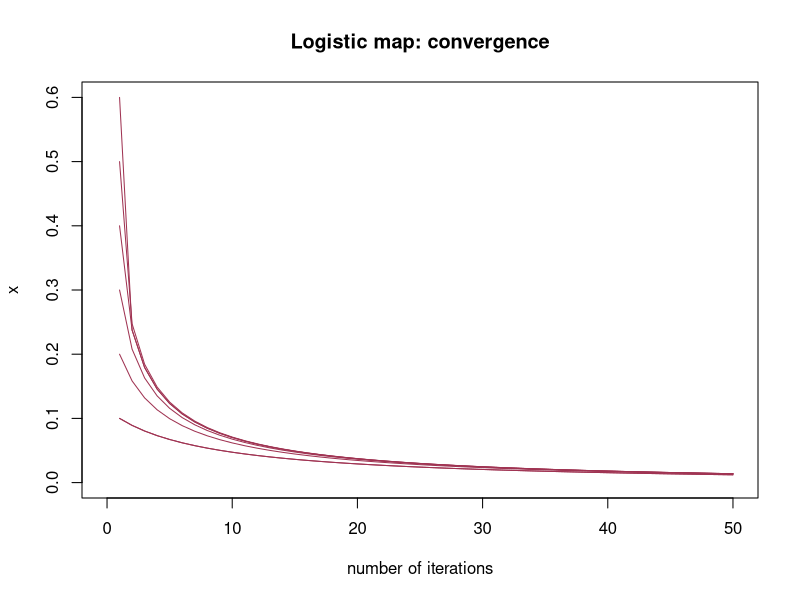
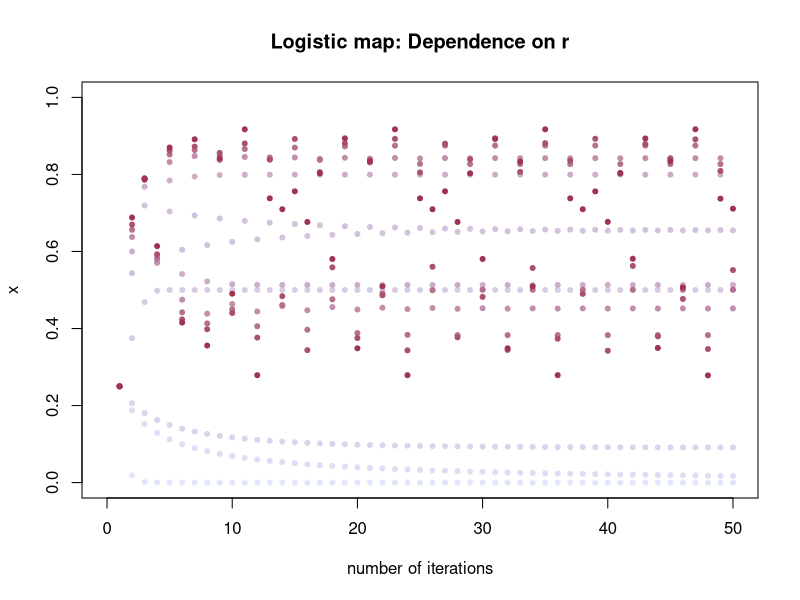
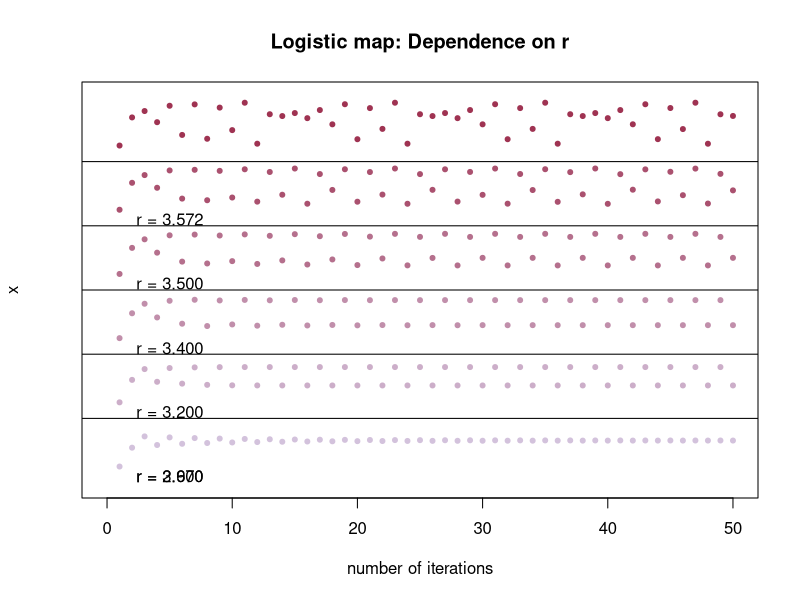
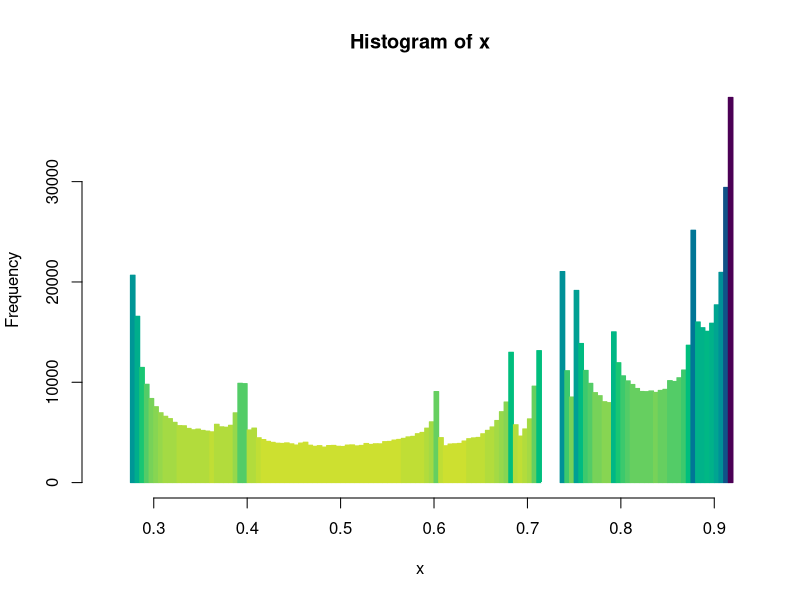
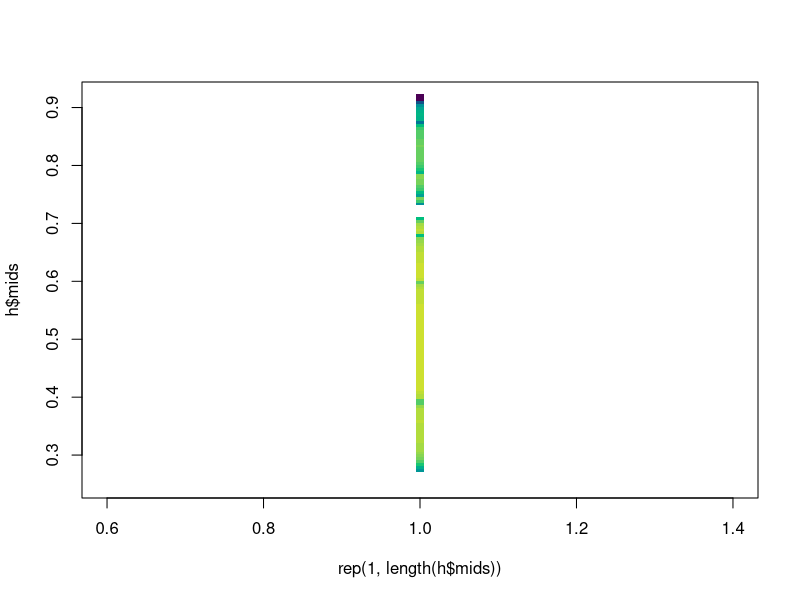

Recreate these plots in R, in order. (Note: this script raises an error after producing the figures.)
# tocID <- "edgeOfChaos.R"
#
#
# Purpose: Chaotic Sytems explorations for CSB195
#         (Computational Biology Foundations).
#
#
# Version: 1.2
# Date:    2020-08 - 2023-10
# Author:  boris.steipe@utoronto.ca
#
# Versions:
#   1.2  Annotate the logistic map operations more. Allow different lengths
#          and masses for the coupled pendulums.
#   1.1  Generalize to other chaotic systems. Add Henon Map and Double
#          Pendulum. Start the Neural Network Exploration.
#   1.0  Logistic map code
#
# ToDo:
# Notes:
#
# Tools to plot the logistic map
#
# ==============================================================================


#TOC> ==========================================================================
#TOC> 
#TOC>   Section  Title                                                       Line
#TOC> ---------------------------------------------------------------------------
#TOC>   1        Introduction                                                  43
#TOC>   2        The Logistic Map                                              46
#TOC>   2.1.1          Logistic Map - Supporting functions                    182
#TOC>   2.2        Visualizing the Logistic Map                               279
#TOC>   3        The Henon map                                                308
#TOC>   4        Three-species Lotka-Volterra (in a chaotic regime)           355
#TOC>   5        The Double Pendulum                                          361
#TOC>   6        A Neural Network at the Edge of Chaos                        486
#TOC> 
#TOC> ==========================================================================


# =    1  Introduction  ========================================================


# =    2  The Logistic Map  ====================================================

# The logistic map is a simple recurrence relation:
#
#   x_n+1 <- r * x_n * (1 − x_n)
#
#   Where:
#     x_n:    the current state (between 0 and 1).
#     r:      an arbitrarily chosen parameter (typically between 0 and 4). It
#               turns out that r controls the behavior of the map.
#     x_n+1:  is the next state.
#
# (N.b. There are a number of related terms: "relation", "map", "equation",
#  "transformation", "operator", ... all of which describe ways to associate
#  one "thing" with another. The term "relation" in "recurrence relation" can
#  be a bit misleading: here it  refers to an _equation_ that defines a
#  sequence in a recursive manner.  The term "map" refers to the function's
#   ability to "map" or "send" one value (from the "domain") to another
#   value (in the "codomain"). This is common terminology in the study of
#   dynamical systems. For the logistic map, the iteration "maps" each value
#   in the interval [0,1] to some other value in [0,1].
#
#   Let's examine the behavior of this relation:

runLogistic <- function(x1, r, N) {
  # This function iterates the Logistic Map from the starting value
  # x1 for N iterations using the parameter r. It returns every value
  # x that is produced, in a vector.

  x <- numeric(N)                       # Initialize the vector of results
  x[1] <- x1                            # x1 is the first value
  for (n in 1:(N - 1)) {                # for N steps ...
    x[n+1] <- r * x[n] * (1.0 - x[n])   #  ... apply the relation.
  }
  return(x)
}

# Different starting values x1 converge to the same value quite quickly ...
N <- 50
plot(1:N, runLogistic(x1 = 0.1, r = 0.99, N = N),
     type = "l", xlim = c(0, N), ylim <- c(0, 0.6),
     main = "Logistic map: convergence",
     xlab = "number of iterations",
     ylab = "x",
     col = "#9f3352")
for (x1 in seq(0.1, 0.6, by = 0.1)) {
  points((1:N), runLogistic(x1, 0.99, N), type = "l", col = "#9f3352")
}
# ... but that's not what makes the Logistic Map interesting. The relation
# behaves quite remarkably for different choices of r !

# Define a set of colors from a gradient
myCols <- colorRampPalette(c("#e1e6ff", "#D2BED8", "#9f3352"))(10)

N <- 50
x1 <- 0.25   # This is not a particularly special value

plot(1:N, runLogistic(x1 = x1, r = 0.1, N = N),
     pch = 20, xlim = c(0, N), ylim = c(0, 1),
     main = "Logistic map: Dependence on r",
     xlab = "number of iterations",
     ylab = "x",
     col = myCols[1])
#                         Watch what happens for different values of r:
points((1:N), runLogistic(x1 = x1, r = 0.999, N = N),  # r just below 1
       pch = 20, col = myCols[2])
points((1:N), runLogistic(x1 = x1, r = 1.1, N = N),    # r = 1.1
       pch = 20, col = myCols[3])
points((1:N), runLogistic(x1 = x1, r = 2.0, N = N),    # 2.0
       pch = 20, col = myCols[4])
points((1:N), runLogistic(x1 = x1, r = 2.9, N = N),    # 2.9
       pch = 20, col = myCols[5])
points((1:N), runLogistic(x1 = x1, r = 3.2, N = N),
       pch = 20, col = myCols[6])
points((1:N), runLogistic(x1 = x1, r = 3.4, N = N),
       pch = 20, col = myCols[7])
points((1:N), runLogistic(x1 = x1, r = 3.5, N = N),
       pch = 20, col = myCols[8])
points((1:N), runLogistic(x1 = x1, r = 3.572, N = N),
       pch = 20, col = myCols[9])
points((1:N), runLogistic(x1 = x1, r = 3.67, N = N),
       pch = 20, col = myCols[10])

# Let's look again at the behaviour of the last six values of r - I'll draw
# them apart vertically.

plot(1:N, runLogistic(x1 = x1, r = 2.9, N = N),
     pch = 20, xlim = c(0, N), ylim = c(0, 6),
     main = "Logistic map: Dependence on r",
     xlab = "number of iterations",
     ylab = "x",
     yaxt = "n",
     col = myCols[5])
abline(h = 1:5)
points((1:N), runLogistic(x1 = x1, r = 3.2, N = N) + 1,
       pch = 20, col = myCols[6])
points((1:N), runLogistic(x1 = x1, r = 3.4, N = N) + 2,
       pch = 20, col = myCols[7])
points((1:N), runLogistic(x1 = x1, r = 3.5, N = N) + 3,
       pch = 20, col = myCols[8])
points((1:N), runLogistic(x1 = x1, r = 3.572, N = N) + 4,
       pch = 20, col = myCols[9])
points((1:N), runLogistic(x1 = x1, r = 3.67, N = N) + 5,
       pch = 20, col = myCols[10])
text(rep(5, 6), (0:4) + 0.1,
     labels = sprintf("r = %.3f",c(2.9, 3.2, 3.4, 3.5, 3.572, 3.67)))

# At r = 2.9, instead of quickly moving to a converging value, we see some
# oscillation in x values - but they do converge. However, at r = 3.2, we get
# divergence. At r = 3.4, there is a noticeable oscillation superimposed
# on the diverging values ... which gets stronger at r = 3.5, and
# at r = 3.572, we get oscillations on top of the oscillations.

# Let's examine the distribution of the x values at r = 3.67, by creating
# a million of them:

x <- runLogistic(x1 = x1, r = 3.67, N = 1000000) # a million
h <- hist(x, breaks = 150, plot = FALSE)         # get the histogram values

# define 50 colors from the hcl palette from light to dark
myPal <- rev(c(hcl.colors(49), "#ffffff"))
# assign a color from the palette to each histogram bar
myCols <- myPal[round(1 + ((h$counts / max(h$counts)) * 49))]
# plot the histogram
hist(x, breaks = 150, col = myCols, border = myCols)

# To explore this behavior of r more clearly, we can produce very fine-
# grained histograms of x values, stack them vertically and plot them
# side by side. A single stack looks like this:

plot(rep(1, length(h$mids)), h$mids, pch = 15, col = myCols)

# This requires a few supporting functions, you can ignore them and skip to the
# next section where we plot the map.


# ===   2.1.1  Logistic Map - Supporting functions               

logisticIteration <- function(r, xMin, xMax, x, nInit, nRun, nPoints) {
  # Compute one evolution of logistic map equation for a given r at some
  # x, by default 0.25.
  # break() when a value is repeated and multiply resulting histogram
  # to give correct overall number of trials
  IMAXMATCH <- 200  # tradeoff between early breaks (good) and overhead of
                    # finding matches (bad)

  br <- seq(xMin, xMax, length.out = (nPoints + 1))

  for (i in 1:nInit) {  # burn in from starting value
    x <- r * x * (1.0 - x)   # Logistic Map equation
  }
  v <- numeric(nRun)
  v[1] <- x
  for (i in 2:nRun) {
    x <- v[i-1]
    v[i] <- r * x * (1.0 - x)
    # if i > IMAXMATCH, no point in matching, there are likely going to be
    # very many unique values, so its faster to just compute them out.
    # Otherwise: match(), and break() if the values cycle.
    if (i < IMAXMATCH && !is.na(match(v[i], v[1:(i-1)]))) {
      break()
    }
  }
  v <- v[1:i]                       # use only computed values
  v <- v[(v >= xMin) & (v <= xMax)] # discard values outside domain, otherwise
                                    # hist() will complain
  h <- hist(v[1:i], breaks = br, plot = FALSE, warn.unused = FALSE)$counts
  h <- h * (nRun / i)
  return(h)
}


logisticImage <- function(rMin, rMax,
                          xMin, xMax,
                          nR, nX, x0,
                          nInit, nRun) {
  # Helper function
  img <- matrix(numeric(nR * nX), nrow = nX)
  vR <- seq(rMin, rMax, length.out = nR)

  for (i in 1:nR) {
    pBar(i, nR)
    img[ ,i] <- logisticIteration(r = vR[i],
                                  xMin = xMin, xMax = xMax,
                                  x = x0,
                                  nInit = nInit, nRun = nRun,
                                  nPoints = nX)
  }
  return(img)
}


getGrid <- function(i, a, n) {
  # Helper function
  x <- seq(i, a, length.out = (n + 1))
  x <- x + ((x[2] - x[1]) / 2)
  return( x[-length(x)] )
}


plotLogisticMap <- function(rMin = 2.5,
                            rMax = 4.0,
                            xMin = 0.0,
                            xMax = 1.0,
                            nR = 300,
                            nX = 200,
                            x0 = 0.25,
                            nInit = 1000,
                            nRun = 100000,
                            pal = c(hcl.colors(63), "#FFFFFF"),
                            zMin = 0.97) {
  # Plot the logistic map given the parameters
  img <- logisticImage(rMin = rMin, rMax = rMax,
                       xMin = xMin, xMax = xMax,
                       nR = nR, nX = nX, x0 = x0,
                       nInit = nInit, nRun = nRun)

  img <- t(1 - (img / max(img)))
  img <- ifelse(img < zMin, zMin, img)

  image(x = getGrid(rMin, rMax, nR),   # This determines the number of pixels
        y = getGrid(xMin, xMax, nX),   # that are being computed
        z = img,
        zlim = c(zMin, 1.0),
        col = pal,
        xlab = expression(italic("r")),
        ylab = expression(italic("x")),
        cex.axis = 0.8,
        main = sprintf("Logistic map between %3.2f and %3.2f", rMin, rMax),
        useRaster = TRUE)

}

# ==   2.2  Visualizing the Logistic Map  ======================================
if (FALSE) {

  # Low resolution plot of a large domain of r.
  plotLogisticMap(nR = 200, nX = 200, zMin = 0.97)

  # High resolution plot of the region in the tiny interval:
  rI <- 3.562
  rA <- 3.575
  xI <- 0.888
  xA <- 0.894
  abline(h = c(xI, xA), col = "#AA0000")
  abline(v = c(rI, rA), col = "#AA0000")

  #  Compute four million pixels (2000 * 2000).
  plotLogisticMap(rMin = rI, rMax = rA, xMin = xI, xMax = xA,
                  nR = 2000, nX = 2000, zMin = 0.995)

  #  To actually see the plot at full resolution, and appreciate its
  #  intricate structure, click on Zoom when it is done and look at it on a
  #  large monitor, or export it and zoom in.

  # If we would make the interval even smaller, we would get similar structures.
  # The x values can lie arbitrarily close to each other. The relation in this
  # domain is exquisitely sensitive to the values of r. "Sensitive to initial
  # conditions" - that is the definition of chaotic behaviour.

}

# =    3  The Henon map  =======================================================

# The Henon map is another "classical" chaotic system defined by the
# following _two_ coupled recurrence relations:
#
#   x_n+1 <- y_n +1 - a* x_n^2
#   y_n+1 = b* x_n

# We can look at its behaviour, to introduce the idea of a "phase space".
# A phase space plot plots one

henonMap <- function(a, b, N, x0, y0) {
  x <- numeric(N)
  y <- numeric(N)
  x[1] <- x0
  y[1] <- y0
  for (n in 1:N-1) {
    x[n+1] <- y[n] + 1 - a * x[n]^2
    y[n+1] <- b * x[n]
  }

  return(list(x = x, y = y))
}

# Parameters:
a <- 1.4
b <- 0.3
N <- 5000  # number of iterations
x0 <- 0    # initial condition for x
y0 <- 0    # initial condition for y

v <- henonMap(a, b, N, x0, y0)

# Plot the results
plot(v$x, v$y,
     pch = 20, cex = 0.7,
     col = colorRampPalette(c("#81a6ff44",
                              "#a2BED844",
                              "#cf335244"),
                            alpha = TRUE)(N),
     main = "Henon Map (phase space)",
     xlab = "x_n", ylab="y_n")

# Note that these points do not fall on this curve consecutively, but at
# widely different points in our sequence of 5,000 iterations.


# =    4  Three-species Lotka-Volterra (in a chaotic regime)  ==================

# TBD



# =    5  The Double Pendulum  =================================================

# One simple system with a direct physical interpretation is the double
# pendulum. The equations governing its motion are a bit more involved, but the
# system itself is easy to understand: it's just one pendulum attached to the
# end of another. The double pendulum is a classic example of a chaotic system
# in physics. When you set it into motion, it is nearly impossible to predict
# its behavior after a short amount of time, even though it is completely
# deterministic.

# Physical Interpretation:
#   Imagine a pendulum (the "upper pendulum") hanging from a fixed point. Now,
#   imagine attaching a second pendulum (the "lower pendulum") to the end of the
#   first one. Even this simple mechanical system will exhibit chaotic behavior
#   for certain initial conditions.

# Biological Interpretation:
#   Chaotic dynamics can be found in various biological systems. One classic
#   example is the beating of the human heart. Under certain conditions, the
#   heart can enter chaotic rhythms (like fibrillation). While the heart's
#   electrical system is vastly more complicated than a double pendulum, the
#   idea is similar: a deterministic system that can exhibit unpredictable
#   behavior. The double pendulum is just a metaphor in this case, but the
#   dynamics we get from the interacting oscillators in the heart can look
#   very similar to such a simple system. The we can ask: what aspects
#   of the actual heartbeat can be mapped to the simple physical (or
#   computational) model.

# (Example code originally contributed by ChatGPT-4, refactored for style
# and clarity, and commented)

if (! requireNamespace("deSolve")) {  # differential equation solver
  install.packages("deSolve")
}

doublePendulum <- function(t,        # timepoint
                           state,    # four numbers: initial conditions
                           parm) {   # four numbers: lengths and masses

  # This is the function to compute the state of a pendulum at timepoint t
  # as a coupled differential equation. deSolve::ode() solves this equation
  # at the requested timepoints to compuite the trajectori for the two
  # pendulums over time.

  g <- 9.81  # (earth standard surface gravitational constant: 9.1 m/s^2)

  # Initial conditions
  th1 <- state[1]  # angle with the vertical of first pendulum
  om1 <- state[2]  # angular velocity of first pendulum (rad/sec)
  th2 <- state[3]
  om2 <- state[4]

  # Parameters
  l1 <- parm[1]    # length of first pendulum
  m1 <- parm[2]    # mass of first pendulum
  l2 <- parm[3]
  m2 <- parm[4]

  deltaTheta <- th2 - th1
  denom1 <- ((m1 + m2) * l1) - (m2 * l1 * cos(deltaTheta)^2)
  denom2 <- (l2 / l1) * denom1

  dy1 <- om1
  dy2 <- ((m2 * l2 * w2^2 * sin(deltaTheta) * cos(deltaTheta)
           + m2 * g * sin(y3) * cos(deltaTheta)
           + m2 * l2 * w2^2 * sin(deltaTheta)
           - (m1 + m2) * g * sin(y1))
          / denom1)

  dy3 <- om2
  dy4 <- ((-l1 / l2 * w1^2 * sin(deltaTheta) * cos(deltaTheta)
           + (m1 + m2) * g * sin(y1) * cos(deltaTheta)
           - (m1 + m2) * l1 * w1^2 * sin(deltaTheta)
           - (m1 + m2) * g * sin(y3))
          / denom2)

  return(list(c(dy1, dy2, dy3, dy4)))
}

# Initial state: (th1, om1, th2, om2)
state <- c(pi/2,   # angle from the vertical: 90°
           0,      # angular velocity zero: pendulum initially at rest
           pi,     # 180°
           0)      # ... at rest

# Parameters
parm <- c(1.8,     # first pendulum: 1.8 meters long ...
          0.5,     #   ... with a mass of 0.5 kg
          0.8,     # 0.8m
          0.4)     # 0.4 kg

N <- 100  # (seconds)
times <- seq(0, N, length.out = 5000) # 5,000 timepoints from 0 to 100 seconds

# Solve this
result <- deSolve::ode(y = state, times = times,func = double_pendulum,
                       parms = parm, method = "rk4")

# Trajectories: Theta over time
myCols = colorRampPalette(c("#91a6ff", "#D2BED8", "#9f3352"))(N)
plot(result[, "time"], result[, "1"],
     type = "l",
     ylim = c(-90, 90),
     xlab = "Time (sec)", ylab = "Theta1 , 2 (rad)",
     main = "Phase Plot of Double Pendulum",
     col = myCols[1])
points(result[, "time"], result[, "3"], type = "l", col = myCols[N])

# Position in phase space
plot(result[, "1"], result[, "3"],
     xlab = "Theta1", ylab = "Theta2",
     main = "Phase Space Plot of Double Pendulum",
     col=myCols)
rectXY <- c(82, 37, 95, 48)  # Zoom in here
rect(rectXY[1], rectXY[2], rectXY[3], rectXY[4], lwd = 1.5, border = "#00ddff")

# Zoomed in:
plot(result[, "1"], result[, "3"],
     xlim = rectXY[c(1,3)],
     ylim = rectXY[c(2,4)],
     xlab = "Theta1", ylab = "Theta2",
     main = "Phase Plot of Double Pendulum",
     col=myCols)


# =    6  A Neural Network at the Edge of Chaos  ===============================

# Let's design a simple neural network "at the edge of order and chaos".
# Assume the input is an oscillator (and maybe some directed perturbation).
#
# Let's build a network that has a complex output that can have chaotic
# behaviour but a well defined attractor domain. Let's take frequency and
# amplitude as the relevant phase space.
#
# How ? ...
#







# [END]
